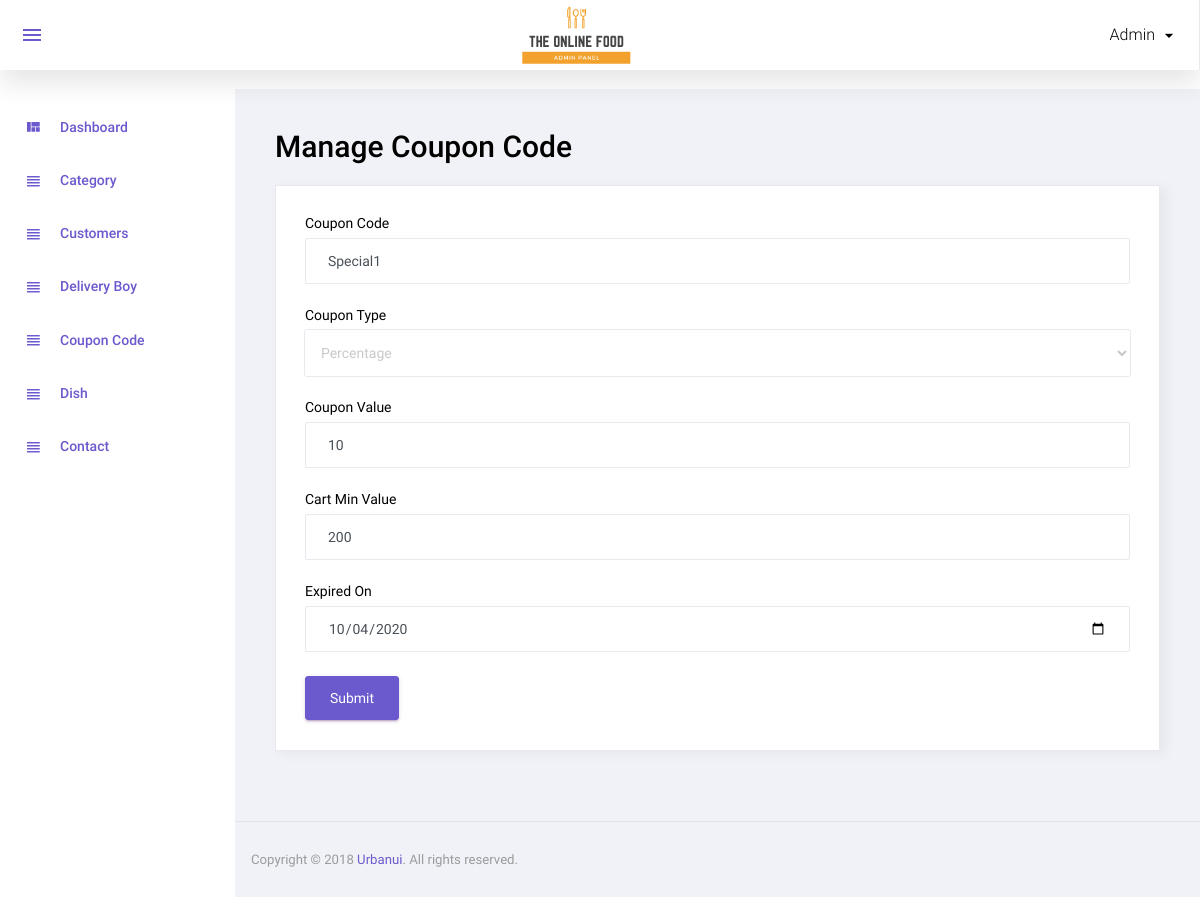
The page /admin/manage_coupon_code.php?id=1 (signed in) on the database its author committed.
### tables this page shows
CREATE TABLE `coupon_code` (
  `id` int(11) NOT NULL,
  `coupon_code` varchar(20) NOT NULL,
  `coupon_type` enum('P','F') NOT NULL,
  `coupon_value` int(11) NOT NULL,
  `cart_min_value` int(11) NOT NULL,
  `expired_on` date NOT NULL,
  `status` int(11) NOT NULL,
  `added_on` datetime NOT NULL
);

### function.inc.php (called while the page is built, shortened)
<?php
function get_safe_value($str){
    global  $con;
    $str=mysqli_real_escape_string($con,$str);
    return $str;
}
    ?>

### admin/manage_coupon_code.php (the view, shortened to what this page needs)
<?php
include('top.php');
$coupon_code="";
$coupon_type="";
$coupon_value="";
$cart_min_value="";
$expired_on="";
if(isset($_GET['id']) && $_GET['id']>0){
	$id=get_safe_value($_GET['id']);
	$row=mysqli_fetch_assoc(mysqli_query($con,"select * from coupon_code where id='$id'"));
	$coupon_code=$row['coupon_code'];
	$coupon_type=$row['coupon_type'];
	$coupon_value=$row['coupon_value'];
	$cart_min_value=$row['cart_min_value'];
	$expired_on=$row['expired_on'];
}
?>
<div class="row">
			<h1 class="grid_title ml10 ml15">Manage Coupon Code</h1>
            <div class="col-12 grid-margin stretch-card">
              <div class="card">
                <div class="card-body">
                  <form class="forms-sample" method="post">
                    <div class="form-group">
                      <label for="exampleInputName1">Coupon Code</label>
                      <input type="text" class="form-control" placeholder="Coupon Code" name="coupon_code" required value="<?php echo $coupon_code?>">
                    </div>
					<div class="form-group">
                      <label for="exampleInputName1">Coupon Type</label>
                      <select name="coupon_type" required class="form-control">
						<?php
						$arr=array('P'=>'Percentage','F'=>'Fixed');
						foreach($arr as $key=>$val){
							if($key==$coupon_type){
								echo "<option value='".$key."' selected>".$val."</option>";
							}else{
								echo "<option value='".$key."'>".$val."</option>";
							}
						}
						?>
					  </select>
                    </div>
                    <div class="form-group">
                      <label for="exampleInputEmail3" required>Coupon Value</label>
                      <input type="textbox" class="form-control" placeholder="Coupon Value" name="coupon_value"  value="<?php echo $coupon_value?>">
                    </div>
					<div class="form-group">
                      <label for="exampleInputEmail3" required>Cart Min Value</label>
                      <input type="textbox" class="form-control" placeholder="Cart Min Value" name="cart_min_value"  value="<?php echo $cart_min_value?>">
                    </div>
					<div class="form-group">
                      <label for="exampleInputEmail3">Expired On</label>
                      <input type="date" class="form-control" placeholder="Expired On" name="expired_on"  value="<?php echo $expired_on?>">
                    </div>
                    <button type="submit" class="btn btn-primary mr-2" name="submit">Submit</button>
                  </form>
                </div>
              </div>
            </div>
		 </div>
<?php include('footer.php');?>

### rows shown on the page
coupon_code: coupon_code "Special1", coupon_type "Percentage", coupon_value "10", cart_min_value "200", expired_on "10/04/2020"

### other values the page prints
$_SESSION['ADMIN_USER'] "Admin"
